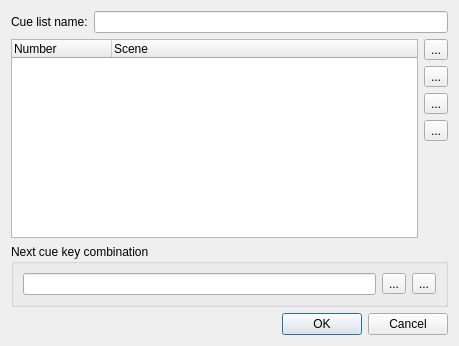
<ui version="4.0" >
 <class>VCCueListProperties</class>
 <widget class="QDialog" name="VCCueListProperties" >
  <property name="geometry" >
   <rect>
    <x>0</x>
    <y>0</y>
    <width>459</width>
    <height>346</height>
   </rect>
  </property>
  <property name="windowTitle" >
   <string>Cue list properties</string>
  </property>
  <layout class="QVBoxLayout" name="verticalLayout_2" >
   <item>
    <layout class="QHBoxLayout" name="horizontalLayout_3" >
     <item>
      <widget class="QLabel" name="m_nameLabel" >
       <property name="text" >
        <string>Cue list name:</string>
       </property>
      </widget>
     </item>
     <item>
      <widget class="QLineEdit" name="m_nameEdit" >
       <property name="toolTip" >
        <string>The name of the cue list widget</string>
       </property>
      </widget>
     </item>
    </layout>
   </item>
   <item>
    <layout class="QHBoxLayout" name="horizontalLayout_2" >
     <item>
      <widget class="QTreeWidget" name="m_list" >
       <property name="toolTip" >
        <string>List of scenes that can be activated with this cue list</string>
       </property>
       <property name="showDropIndicator" stdset="0" >
        <bool>false</bool>
       </property>
       <property name="alternatingRowColors" >
        <bool>true</bool>
       </property>
       <property name="selectionMode" >
        <enum>QAbstractItemView::SingleSelection</enum>
       </property>
       <property name="rootIsDecorated" >
        <bool>false</bool>
       </property>
       <property name="itemsExpandable" >
        <bool>false</bool>
       </property>
       <property name="allColumnsShowFocus" >
        <bool>true</bool>
       </property>
       <property name="expandsOnDoubleClick" >
        <bool>false</bool>
       </property>
       <column>
        <property name="text" >
         <string>Number</string>
        </property>
       </column>
       <column>
        <property name="text" >
         <string>Scene</string>
        </property>
       </column>
      </widget>
     </item>
     <item>
      <layout class="QVBoxLayout" name="verticalLayout" >
       <item>
        <widget class="QToolButton" name="m_addButton" >
         <property name="toolTip" >
          <string>Add scene(s) to the cue list</string>
         </property>
         <property name="text" >
          <string>...</string>
         </property>
        </widget>
       </item>
       <item>
        <widget class="QToolButton" name="m_removeButton" >
         <property name="toolTip" >
          <string>Remove selected scene(s) from the cue list</string>
         </property>
         <property name="text" >
          <string>...</string>
         </property>
        </widget>
       </item>
       <item>
        <widget class="QToolButton" name="m_raiseButton" >
         <property name="toolTip" >
          <string>Raise the selected scene</string>
         </property>
         <property name="text" >
          <string>...</string>
         </property>
        </widget>
       </item>
       <item>
        <widget class="QToolButton" name="m_lowerButton" >
         <property name="toolTip" >
          <string>Lower the selected scene</string>
         </property>
         <property name="text" >
          <string>...</string>
         </property>
        </widget>
       </item>
       <item>
        <spacer name="verticalSpacer" >
         <property name="orientation" >
          <enum>Qt::Vertical</enum>
         </property>
         <property name="sizeHint" stdset="0" >
          <size>
           <width>20</width>
           <height>40</height>
          </size>
         </property>
        </spacer>
       </item>
      </layout>
     </item>
    </layout>
   </item>
   <item>
    <widget class="QGroupBox" name="groupBox" >
     <property name="title" >
      <string>Next cue key combination</string>
     </property>
     <layout class="QHBoxLayout" name="horizontalLayout" >
      <item>
       <widget class="QLineEdit" name="m_keyEdit" >
        <property name="toolTip" >
         <string>The key combination used to step to the next cue</string>
        </property>
        <property name="readOnly" >
         <bool>true</bool>
        </property>
       </widget>
      </item>
      <item>
       <widget class="QToolButton" name="m_attachButton" >
        <property name="toolTip" >
         <string>Bind a key combination to skip to the next cue</string>
        </property>
        <property name="text" >
         <string>...</string>
        </property>
       </widget>
      </item>
      <item>
       <widget class="QToolButton" name="m_detachButton" >
        <property name="toolTip" >
         <string>Clear the key binding</string>
        </property>
        <property name="text" >
         <string>...</string>
        </property>
       </widget>
      </item>
     </layout>
    </widget>
   </item>
   <item>
    <widget class="QDialogButtonBox" name="m_buttonBox" >
     <property name="orientation" >
      <enum>Qt::Horizontal</enum>
     </property>
     <property name="standardButtons" >
      <set>QDialogButtonBox::Cancel|QDialogButtonBox::Ok</set>
     </property>
    </widget>
   </item>
  </layout>
 </widget>
 <resources/>
 <connections>
  <connection>
   <sender>m_buttonBox</sender>
   <signal>accepted()</signal>
   <receiver>VCCueListProperties</receiver>
   <slot>accept()</slot>
   <hints>
    <hint type="sourcelabel" >
     <x>257</x>
     <y>297</y>
    </hint>
    <hint type="destinationlabel" >
     <x>157</x>
     <y>274</y>
    </hint>
   </hints>
  </connection>
  <connection>
   <sender>m_buttonBox</sender>
   <signal>rejected()</signal>
   <receiver>VCCueListProperties</receiver>
   <slot>reject()</slot>
   <hints>
    <hint type="sourcelabel" >
     <x>325</x>
     <y>297</y>
    </hint>
    <hint type="destinationlabel" >
     <x>286</x>
     <y>274</y>
    </hint>
   </hints>
  </connection>
 </connections>
</ui>
